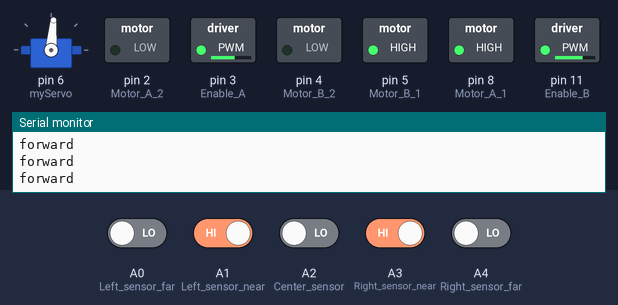
Bench run of a sketch on a simulated Arduino Uno, built with avr-gcc and run on an emulated ATmega328P. Parts: servo, switched loads named in the sketch (green lamp = pin HIGH), the last lines printed to the serial monitor. The inputs (shaded band) are chosen by the test bench; at power-on: A1 (Left_sensor_near), A3 (Right_sensor_near) HIGH, A0 (Left_sensor_far), A2 (Center_sensor), A4 (Right_sensor_far) LOW.

Above: at 1.2 s.
1.3 s: A1 (Left_sensor_near) driven LOW
At 2.5 s:
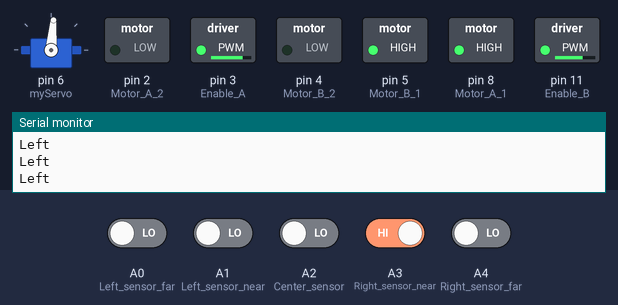
2.8 s: A3 (Right_sensor_near) driven LOW
At 3.1 s:
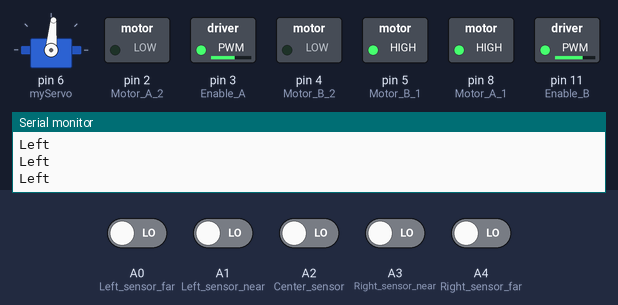
4.3 s: A1 (Left_sensor_near) driven HIGH
At 5.4 s:
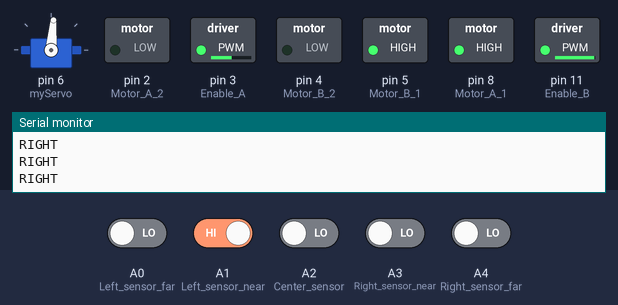
5.8 s: A3 (Right_sensor_near) driven HIGH
At 7.0 s:
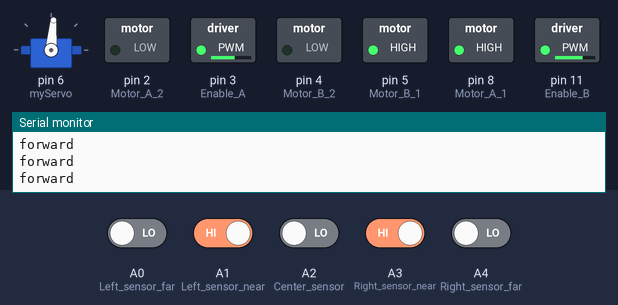
7.3 s: A2 (Center_sensor) driven HIGH
At 8.0 s:
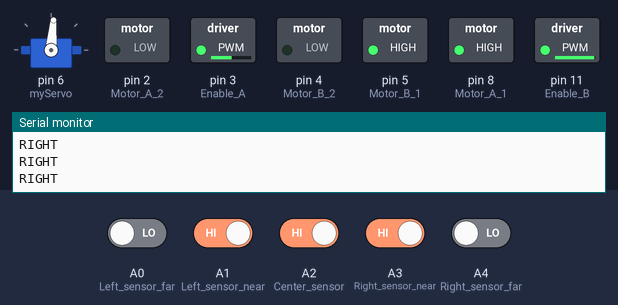
10.3 s: A2 (Center_sensor) driven LOW
At 11.6 s:
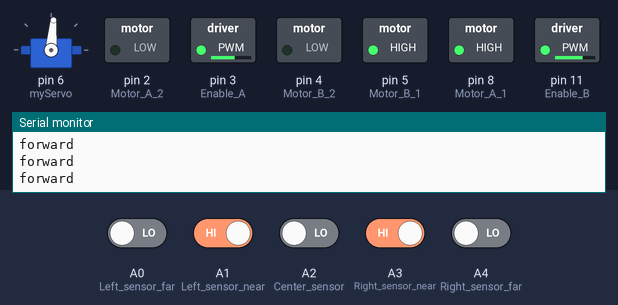
Timing chart, 0 to 13.3 s (numbered marks = the images above; inputs shaded):
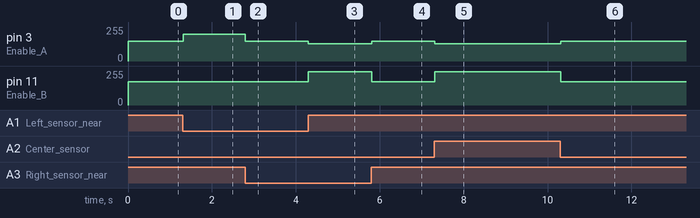

Measured:
- after the input at 1.3 s, pin 3 (Enable_A): 150/255 → 200/255 at once
- after the input at 2.8 s, pin 3 (Enable_A): 200/255 → 150/255 at once
- after the input at 4.3 s, pin 3 (Enable_A): 150/255 → 130/255 at once; pin 11 (Enable_B): 175/255 → 250/255 at once
- after the input at 5.8 s, pin 3 (Enable_A): 130/255 → 150/255 at once; pin 11 (Enable_B): 250/255 → 175/255 at once
- after the input at 7.3 s, pin 3 (Enable_A): 150/255 → 130/255 at once; pin 11 (Enable_B): 175/255 → 250/255 at once
- after the input at 10.3 s, pin 3 (Enable_A): 130/255 → 150/255 at once; pin 11 (Enable_B): 250/255 → 175/255 at once

The sketch:

ball_dropper_LFR.ino
```cpp
int Motor_A_1 = 8; //right
int Motor_A_2 = 2;
int Motor_B_1 = 5; //left
int Motor_B_2 = 4;
int Enable_A = 3; //right
int Enable_B = 11; //left
int leftforward = 175; //175
int rightforward = 150;
//150 for low charged batteries
#include <Servo.h>
Servo myServo;
Servo myServo2;
volatile int counter = 0;
bool done = false;
int Right_sensor_near = A3;
int Left_sensor_near = A1;
int Center_sensor = A2;
int Right_sensor_far = A4;
int Left_sensor_far = A0;
void setup() {
pinMode(Motor_B_1, OUTPUT);
pinMode(Motor_B_2, OUTPUT);
pinMode(Motor_A_1, OUTPUT);
pinMode(Motor_A_2, OUTPUT);
pinMode(Enable_A, OUTPUT);
pinMode(Enable_B, OUTPUT);
pinMode(Right_sensor_near, INPUT);
pinMode(Left_sensor_near, INPUT);
pinMode(Center_sensor, INPUT);
pinMode(Right_sensor_far, INPUT);
pinMode(Left_sensor_far, INPUT);
analogWrite(Enable_A, 150);//Gets the duty cycle to be 150 out of 255 since 255 is the max value.
analogWrite(Enable_B, 150);
Serial.begin(9600);
digitalWrite(Motor_A_1, HIGH);
digitalWrite(Motor_A_2, LOW);
digitalWrite(Motor_B_1, HIGH);
digitalWrite(Motor_B_2, LOW);
analogWrite(Enable_A, leftforward);//Gets the duty cycle to be 150 out of 255 since 255 is the max value.
analogWrite(Enable_B, rightforward);
//delay(3000);
myServo.attach(6);
//myServo2.attach(9);
myServo.write(85);
/*while(1){
//myServo.write(85); // myServo2.write(30);
delay(1000);
myServo.write(30);
delay(1000);
myServo.write(85);
}*/
}
void loop() {
//ddrop();
//Serial.println(digitalRead(Right_sensor_far));
//Serial.println(digitalRead(Left_sensor_far));
//Move_Forward();
if (((digitalRead(Right_sensor_far) == 1) && (digitalRead(Left_sensor_far) == 1) && (done == false)) || ((digitalRead(Center_sensor) == 1) && (digitalRead(Left_sensor_far) == 1) && (done == false)) || ((digitalRead(Right_sensor_far) == 1) && (Center_sensor == 1) && (done == false)))
{
counter++;
done = true;
}
else if ((digitalRead(Right_sensor_far) == 0) && (digitalRead(Left_sensor_far) == 0) && (done == true))
{
done = false;
}
/*if (counter>13){
Stop();
delay(30000);
}*/
if(counter==17)
{
Stop();
delay(10);
Stop();
delay(1000);
Turn_Right();
delay(250);
while(digitalRead(Center_sensor) == 1)
{
Serial.print("Here");
Serial.println(digitalRead(Center_sensor));
Turn_Right();
}
Stop();
delay(2000);
myServo.write(30);
//delay(2000);
//myServo.write(85);
//Stop();
//delay(50000);
} //Drop functionality here
if(counter==4 | counter==11| counter==14)
{
delay(40);//10
Stop();
delay(1000);
Turn_Left();
delay(250);//250
//Stop();
//delay(1000);
while(digitalRead(Left_sensor_near) == 1)
{
Serial.print("Here");
Serial.println(digitalRead(Center_sensor));
Turn_Left();
}
//delay(250);
counter++;
//Turn_Left();
//delay(20);
}
if ((digitalRead(Left_sensor_near) == 0) && (digitalRead(Center_sensor) == 0) && (digitalRead(Right_sensor_near) == 0))
{
Move_Forward();
}
else if ((digitalRead(Left_sensor_near) == 1) && (digitalRead(Center_sensor) == 1) && (digitalRead(Right_sensor_near) == 1) && (digitalRead(Right_sensor_far) == 1)&& (digitalRead(Left_sensor_far) == 1))
{
Stop();
}
else if ((digitalRead(Right_sensor_near) == 1) && (digitalRead(Left_sensor_near) == 1) && (digitalRead(Center_sensor) == 0))
{
Serial.println("forward");
Move_Forward();
}
else if(digitalRead(Left_sensor_near) == 1)
{
Serial.println("RIGHT");
Move_Forward_Right();
}
else if(digitalRead(Right_sensor_near) == 1)
{
Serial.println("Left");
Move_Forward_Left();
}
}
void Move_Forward()
{
digitalWrite(Motor_A_1, HIGH);
digitalWrite(Motor_A_2, LOW);
digitalWrite(Motor_B_1, HIGH);
digitalWrite(Motor_B_2, LOW);
analogWrite(Enable_A, rightforward);//Gets the duty cycle to be 150 out of 255 since 255 is the max value.
analogWrite(Enable_B, leftforward);
}
void Move_Forward_Right()
{
digitalWrite(Motor_A_1, HIGH);
digitalWrite(Motor_A_2, LOW);
digitalWrite(Motor_B_1, HIGH);
digitalWrite(Motor_B_2, LOW);
analogWrite(Enable_A,rightforward-20);//20 Gets the duty cycle to be 150 out of 255 since 255 is the max value.
analogWrite(Enable_B, leftforward+75); //75
}
void Move_Forward_Left()
{
digitalWrite(Motor_A_1, HIGH);
digitalWrite(Motor_A_2, LOW);
digitalWrite(Motor_B_1, HIGH);
digitalWrite(Motor_B_2, LOW);
analogWrite(Enable_A, rightforward+50);//Gets the duty cycle to be 150 out of 255 since 255 is the max value.
analogWrite(Enable_B, leftforward );
}
void Stop()
{
digitalWrite(Motor_A_1, LOW);
digitalWrite(Motor_A_2, LOW);
digitalWrite(Motor_B_1, LOW);
digitalWrite(Motor_B_2, LOW);
analogWrite(Enable_A, rightforward);//Gets the duty cycle to be 150 out of 255 since 255 is the max value.
analogWrite(Enable_B, leftforward);
}
void Turn_Right()
{
digitalWrite(Motor_A_1, LOW);
digitalWrite(Motor_A_2, HIGH);
digitalWrite(Motor_B_1, HIGH);
digitalWrite(Motor_B_2, LOW);
analogWrite(Enable_A, rightforward);//Gets the duty cycle to be 150 out of 255 since 255 is the max value.
analogWrite(Enable_B, leftforward);
}
void Turn_Left()
{
digitalWrite(Motor_A_1, HIGH);
digitalWrite(Motor_A_2, LOW);
digitalWrite(Motor_B_1, LOW);
digitalWrite(Motor_B_2, HIGH);
analogWrite(Enable_A, rightforward);//Gets the duty cycle to be 150 out of 255 since 255 is the max value.
analogWrite(Enable_B, leftforward);
}
/*
void drop()
{
delay(1000);
myServo.write(85); //myServo2.write(85);
myServo.write(85); //myServo2.write(30);
myServo.write(85); //myServo2.write(85);
myServo.write(30); //myServo2.write(85);
myServo.write(85); //myServo2.write(85);
}*/
```
